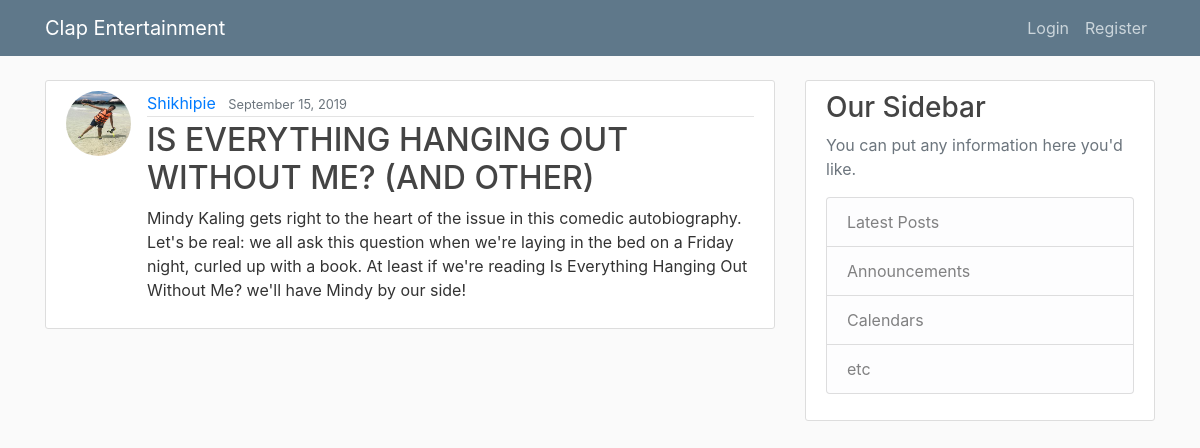
The page /post/10/ on the database its author committed.
### blog/models.py (models this page shows, shortened)
class Post(models.Model):
    title = models.CharField(max_length=250)
    content = models.TextField()
    date_posted = models.DateTimeField(default=timezone.now)
    author = models.ForeignKey(User, on_delete=models.CASCADE)

### users/models.py (models this page shows, shortened)
class Profile(models.Model):
    user = models.OneToOneField(User, on_delete=models.CASCADE)
    image = models.ImageField(default='default.jpg', upload_to='profile_pics')

### blog/views.py (the view)
# urls.py: path('post/<int:pk>/', PostDetailView.as_view(), name='post-detail'),
class PostDetailView(DetailView):
    model = Post
    template_name = 'blog/post_detail.html'

### blog/templates/blog/post_detail.html (shortened to what this page needs)
{% extends 'blog/base.html' %}
{% block content %}
        <article class="media content-section">
            <img class="rounded-circle article-img"  src="{{ object.author.profile.image.url }}" >
            <div class="media-body">
                <div class="article-metadata">
                    <a class="mr-2" href="{% url 'user-posts' object.author.username %}">{{ object.author }}</a>
                    <small class="text-muted">{{ object.date_posted|date:"F d, Y" }}</small>
                </div>
                    <h2 class="article-title">{{ object.title }}</h2>
                    <p class="article-content">{{ object.content }}</p>
            </div>
        </article>
{% endblock content %}

### blog/static/blog/main.css (style rules this page uses)
body { background: #fafafa; color: #333333; margin-top: 5rem; }
h1, h2, h3, h4, h5, h6 { color: #444444; }
.content-section { background: #ffffff; padding: 10px 20px; border: 1px solid #dddddd; border-radius: 3px; margin-bottom: 20px; }
.article-title { color: #444444; }
.article-content { white-space: pre-line; }
.article-img { height: 65px; width: 65px; margin-right: 16px; }
.article-metadata { padding-bottom: 1px; margin-bottom: 4px; border-bottom: 1px solid #e3e3e3 }

### rows shown on the page
Post: author.profile.image (picture), author "Shikhipie", date_posted "September 15, 2019", title "IS EVERYTHING HANGING OUT WITHOUT ME? (AND OTHER)", content "Mindy Kaling gets right to the heart of the issue in this comedic autobiography. Let's be real: we all ask this question when we're laying in the bed on a Friday night, curled up with a book. At least if we're reading Is Everything Hanging Out Without Me? we'll have Mindy by our side!"
